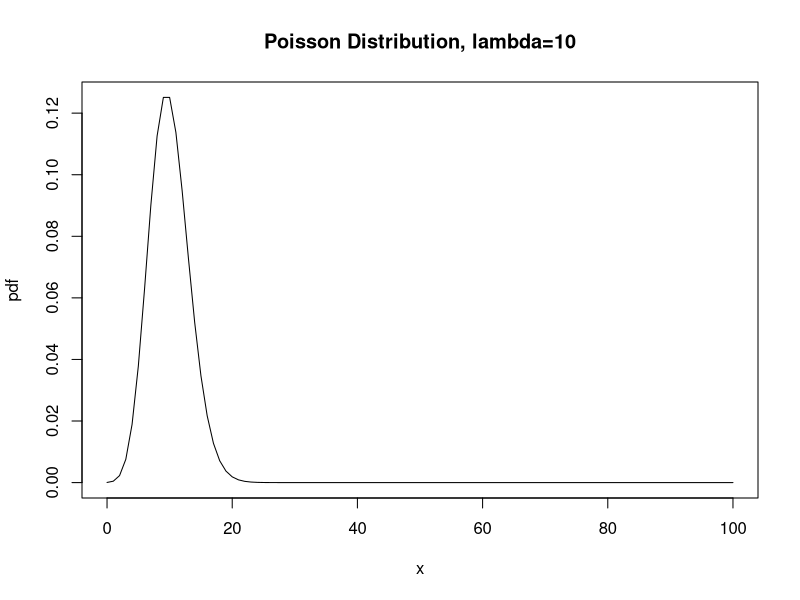
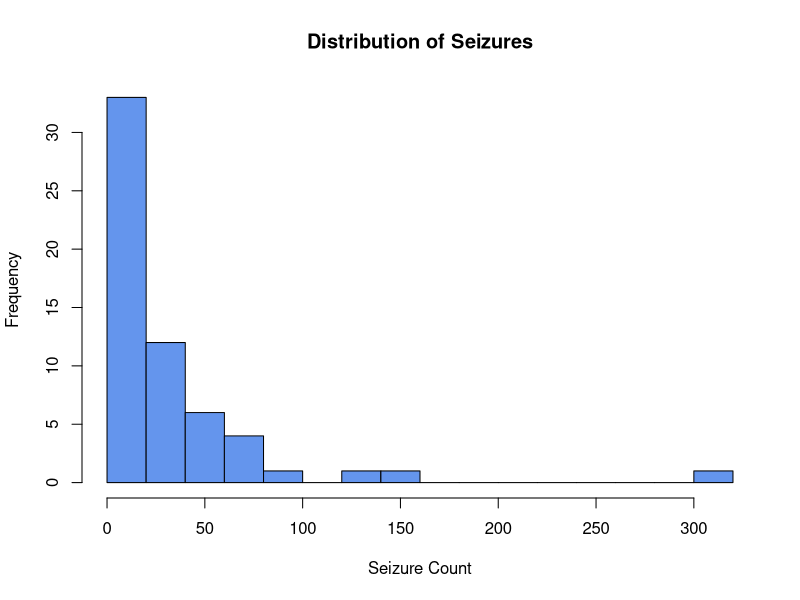
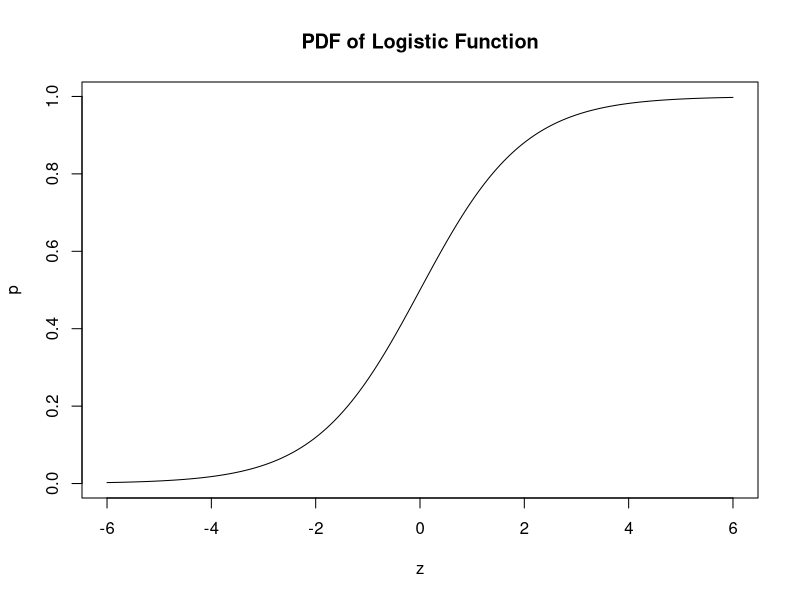

Generate these figures, in order, with R:
# Unit 31. Generalized Linear Model 1.

x <- 0:100
pdf <- dpois(x, lambda=10)
plot(x, pdf, type='l', main="Poisson Distribution, lambda=10")

library(robust)
data("breslow.dat")
str(breslow.dat)

seizure <- breslow.dat[c("Base", "Age", "Trt", "sumY")]
summary(seizure)

hist(seizure$sumY, breaks = 20, col = "cornflowerblue",
     xlab = "Seizure Count", main = "Distribution of Seizures")

seizure.poisson <- glm(sumY ~ Base + Age + Trt, data = seizure, family = poisson)
summary(seizure.poisson)

coef(seizure.poisson)
exp(coef(seizure.poisson))

e <- exp(1)
z <- seq(-6, 6, length=200)
p <- 1 / (1 + e^(-z))
plot(z, p, type="l", main="PDF of Logistic Function")

library(modeldata)
data(mlc_churn)
str(mlc_churn)

churn <- mlc_churn[, -c(1, 3)]
levels(churn$churn)

churn$churn <- factor(ifelse(churn$churn=="no", 1, 2),
                      levels=c(1, 2), labels=c("no", "yes"))
str(churn)
levels(churn$churn)
churn$churn

nrow(churn)
churn.train <- churn[1:3333,]
churn.test <- churn[3334:5000,]

table(churn.train$churn)
prop.table(table(churn.train$churn))
table(churn.test$churn)
prop.table(table(churn.test$churn))

churn.logit <- glm(churn ~ ., data=churn.train, family=binomial(link="logit"))
summary(churn.logit)

coef(churn.logit)
exp(coef(churn.logit))
